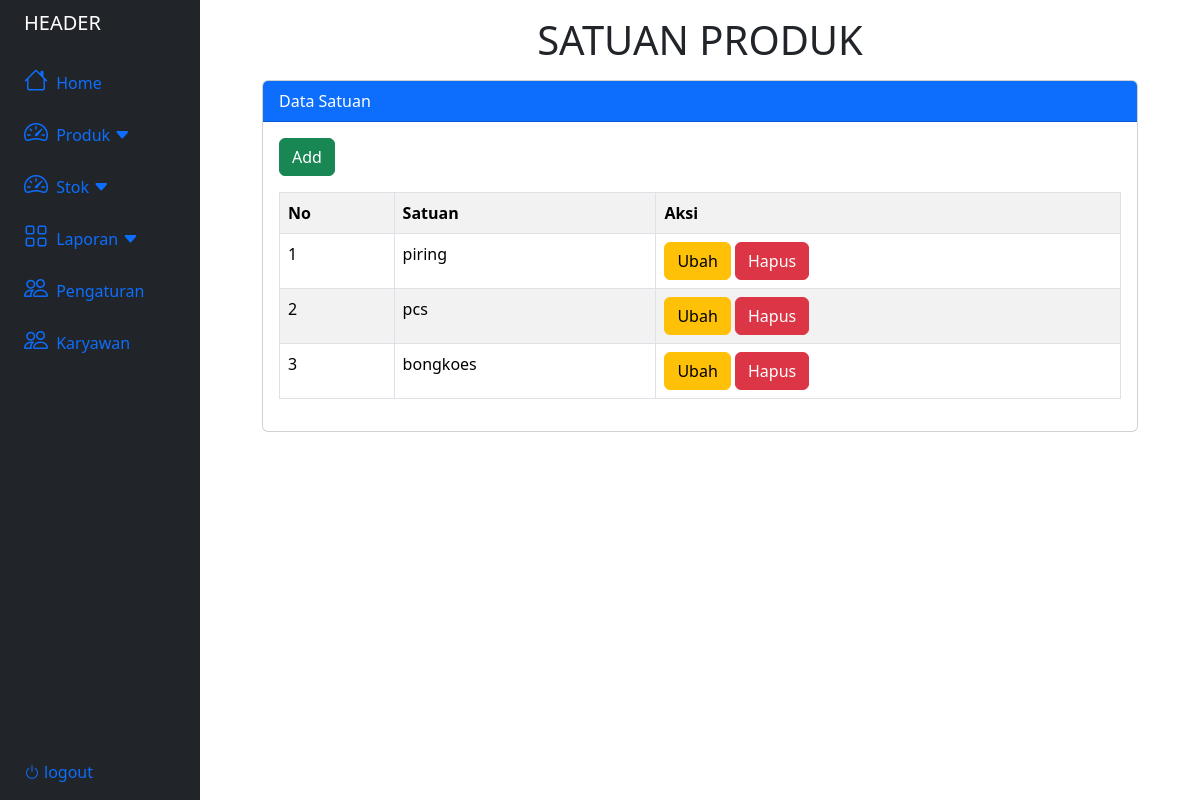
Screenshot of /Produk_FINAL/satuan.php with the database file from the repository.
### tables this page shows
CREATE TABLE `satuan` (
  `id_satuan` int(11) NOT NULL,
  `nama_satuan` varchar(25) NOT NULL
);

### Produk_FINAL/satuan.php (the view, shortened to what this page needs)
<?php
    include("../database.php");
?>
<!DOCTYPE html>
<html lang="en">
<head>
    <link rel="stylesheet" href="https://cdnjs.cloudflare.com/ajax/libs/font-awesome/6.0.0/css/all.min.css">
    <link rel="stylesheet" href="https://cdn.jsdelivr.net/npm/bootstrap-icons@1.11.1/font/bootstrap-icons.css">
    <link href="https://cdn.jsdelivr.net/npm/bootstrap@5.3.2/dist/css/bootstrap.min.css" rel="stylesheet">
    <link rel="stylesheet" href="produkStyle.css">
</head>
<body>
    <div class="container-fluid">
        <div class="row flex-nowrap">
          <?php
          include("../header.php");
          ?>
            <div class="container col-9">
                <h1 class="text-center mt-3">SATUAN PRODUK</h1>
                <div class="card mt-3">
                    <div class="card-header bg-primary text-white">
                        Data Satuan
                    </div>
                    <div class="card-body">
                        <button type="button" class="btn btn-success mb-3" data-bs-toggle="modal" data-bs-target="#addModal">
                            Add
                        </button>
                        <table class="table table-bordered table-striped table-hover">
                            <tr>
                                <th>No</th>
                                <th>Satuan</th>
                                <th>Aksi</th>
                            </tr>
                            <?php
                                $no = 1;
                                $tampil = mysqli_query($conn, "SELECT * FROM satuan ORDER BY id_satuan DESC");
                                while($data = mysqli_fetch_array($tampil)):
                            ?>
                            <tr>
                                <td><?= $no++?></td>
                                <td><?= $data['nama_satuan']?></td>
                                <td>
                                    <a href="#" class="btn btn-warning" data-bs-toggle="modal" data-bs-target="#editModal<?= $no?>">Ubah</a>
                                    <a href="#" class="btn btn-danger" data-bs-toggle="modal" data-bs-target="#deleteModal<?= $no?>">Hapus</a>
                                </td>
                            </tr>
                            <?php endwhile; ?>
                        </table>
                    </div>
                </div>
            </div>
        </div>
    </div>
</body>
</html>

### rows the page displays
satuan: nama_satuan "piring"
satuan: nama_satuan "pcs"
satuan: nama_satuan "bongkoes"
